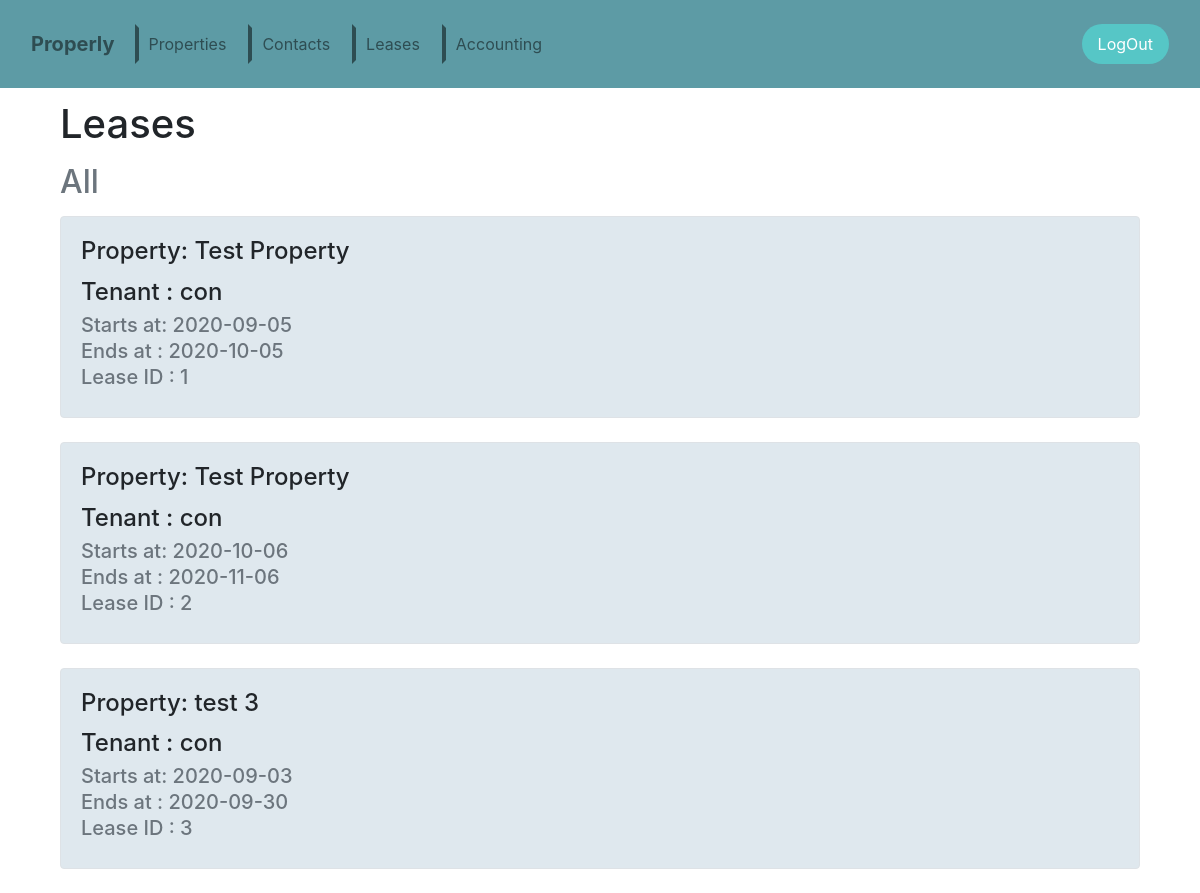
The app's page /leases (signed in) with its own data.
### tables this page shows
CREATE TABLE leases (
id INTEGER NOT NULL PRIMARY KEY,
start TEXT NOT NULL,
end TEXT NOT NULL,
property_id INTEGER NOT NULL,
contact_id INTEGER NOT NULL,
amount INTEGER NOT NULL,
owner_id INTEGER NOT NULL,
FOREIGN KEY (property_id) REFERENCES properties(id) ON DELETE CASCADE,
FOREIGN KEY (contact_id) REFERENCES contacts(id) ON DELETE CASCADE,
FOREIGN KEY (owner_id) REFERENCES users(id) ON DELETE CASCADE);

CREATE TABLE properties (
id INTEGER NOT NULL PRIMARY KEY,
name TEXT NOT NULL,
rent INTEGER NOT NULL,
beds INTEGER NOT NULL,
description TEXT NOT NULL,
owner_id INTEGER NOT NULL,
image TEXT,
FOREIGN KEY (owner_id) REFERENCES users(id) ON DELETE CASCADE
);

CREATE TABLE contacts (
id INTEGER NOT NULL PRIMARY KEY,
name TEXT NOT NULL,
phone TEXT NOT NULL,
owner_id INTEGER NOT NULL,
FOREIGN KEY (owner_id) REFERENCES users(id) ON DELETE CASCADE);

### application.py (the view)
@app.route("/leases")
@login_required
def leases():
    ls = db.execute("SELECT x.id, start, end, property_name, contacts.name as contact_name FROM (SELECT leases.id, leases.start, leases.end, contact_id, properties.name as property_name FROM leases join properties on leases.property_id = properties.id WHERE leases.owner_id = :owner_id) as x join contacts on x.contact_id = contacts.id", owner_id=session['user_id'])
    return render_template("/leases.html", ls=ls, subtitle='All')

### helpers.py (called while the page is built)
def login_required(f):
    @wraps(f)
    def decorated_function(*args, **kwargs):
        if session.get("user_id") is None:
            return redirect("/login")
        return f(*args, **kwargs)
    return decorated_function

### templates/leases.html
{% extends "layout.html" %}
{% block main %}
<h1 style="margin-left: 5%; margin-bottom: 15px;">Leases</h1>
<h2 class="text-muted" style="margin-left: 5%; margin-bottom: 15px;">
    {% if subtitle %}
    {{subtitle}}
    {% endif %}
</h2>
{% for row in ls %}
<div class="card-body border rounded" style="background-color: #dfe8ee;margin-bottom: 2%;margin-right: 5%;margin-left: 5%;">
    <h4 class="card-title">Property: {{row['property_name']}}</h4>
    <h4 class="card-title">Tenant  : {{row['contact_name']}}</h6>
    <h5 class="text-muted card-subtitle mb-2">Starts at: {{row['start']}}</h6>
    <h5 class="text-muted card-subtitle mb-2">Ends at  : {{row['end']}}</h6>
    <h5 class="text-muted card-subtitle mb-2">Lease ID : {{row['id']}}</h6>
</div>
{% endfor %}
{% endblock %}

### records on screen
leases: property_name "Test Property", contact_name "con", start "2020-09-05", end "2020-10-05", id "1"
leases: property_name "Test Property", contact_name "con", start "2020-10-06", end "2020-11-06", id "2"
leases: property_name "test 3", contact_name "con", start "2020-09-03", end "2020-09-30", id "3"

### other values on screen
{{ subtitle }} "All"
